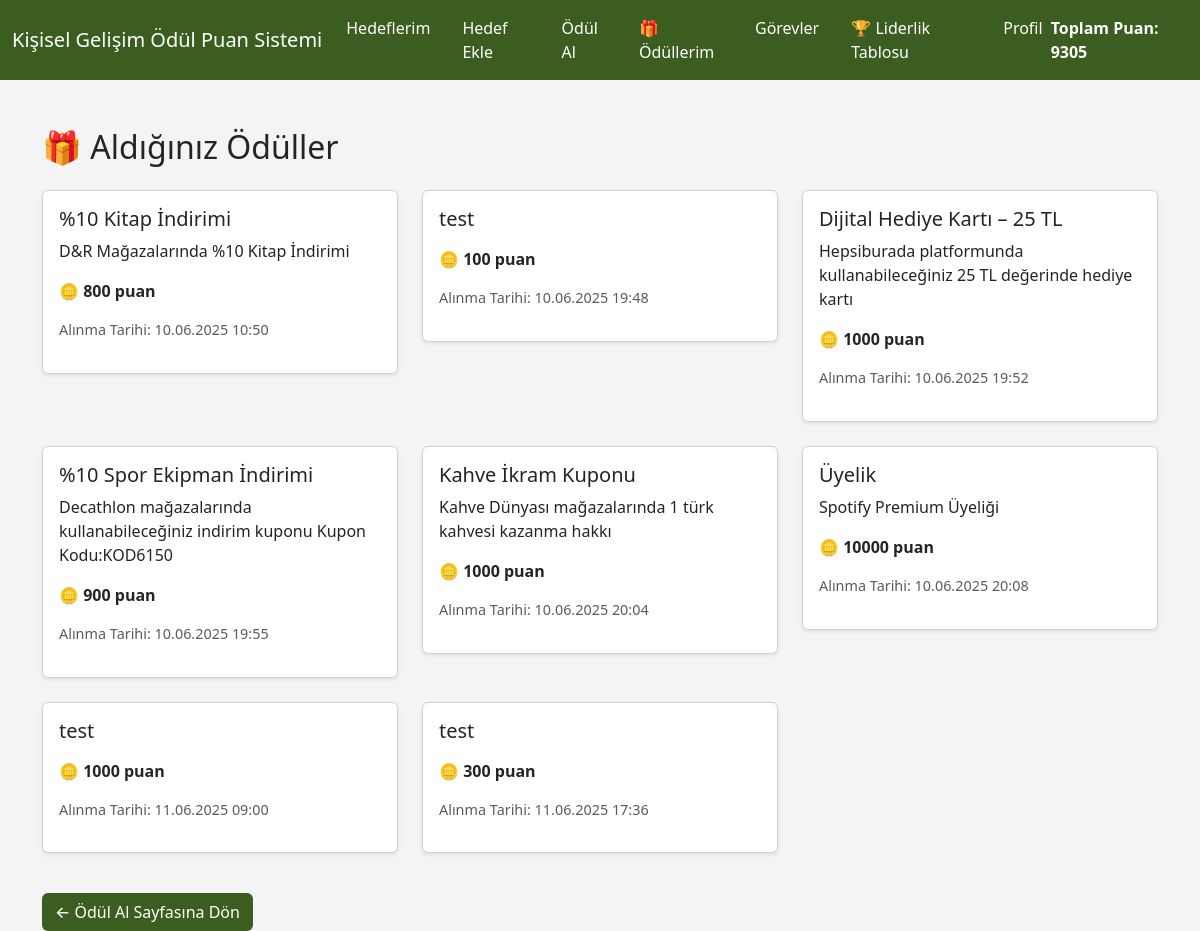
/accounts/my-rewards/ (signed in), run on the app's committed database.
### accounts/models.py (models this page shows, shortened)
class Profile(models.Model):
    user = models.OneToOneField(User, on_delete=models.CASCADE)
    points = models.IntegerField(default=0)
    last_login_bonus = models.DateField(null=True, blank=True)
    daily_bonus_claimed = models.DateField(null=True, blank=True)

class RewardHistory(models.Model):
    user = models.ForeignKey(User, on_delete=models.CASCADE)
    reward = models.ForeignKey(Reward, on_delete=models.CASCADE)
    redeemed_at = models.DateTimeField(auto_now_add=True)
    coupon_code = models.CharField(max_length=20, blank=True, null=True)  # 🎟️ Kişiye özel kupon
    class Meta:
        unique_together = ('user', 'reward')

class Reward(models.Model):
    name = models.CharField(max_length=255)  # Ödülün adı
    description = models.TextField(blank=True, null=True)  # Ödül açıklaması
    points_required = models.IntegerField()  # Ödülü almak için gereken puan

### accounts/views.py (the view)
# urls.py: path('my-rewards/', views.my_rewards, name='my_rewards'),
@login_required
def my_rewards(request):
    user_rewards = RewardHistory.objects.filter(user=request.user).select_related('reward')
    return render(request, 'accounts/my_rewards.html', {'user_rewards': user_rewards})

### accounts/templates/accounts/my_rewards.html (shortened to what this page needs)
<!DOCTYPE html>
<html lang="tr">
<head>
  <link href="https://cdn.jsdelivr.net/npm/bootstrap@5.3.0/dist/css/bootstrap.min.css" rel="stylesheet" />
</head>
<body>
<nav class="navbar navbar-expand-lg navbar-custom">
  <div class="container-fluid">
    <a class="navbar-brand" href="{% url 'home' %}">Kişisel Gelişim Ödül Puan Sistemi</a>
    <div>
      <ul class="navbar-nav me-auto mb-2 mb-lg-0 d-flex flex-row gap-3">
        <li class="nav-item"><a class="nav-link" href="{% url 'goal_list' %}">Hedeflerim</a></li>
        <li class="nav-item"><a class="nav-link" href="{% url 'add_goal' %}">Hedef Ekle</a></li>
        <li class="nav-item"><a class="nav-link" href="{% url 'reward_list' %}">Ödül Al</a></li>
        <li class="nav-item"><a class="nav-link" href="{% url 'my_rewards' %}">🎁 Ödüllerim</a></li>
        <li class="nav-item"><a class="nav-link" href="{% url 'task_pool' %}">Görevler</a></li>
        <li class="nav-item"><a class="nav-link" href="{% url 'leaderboard' %}">🏆 Liderlik Tablosu</a></li>
        <li class="nav-item"><a class="nav-link" href="{% url 'profile' %}">Profil</a></li>
      </ul>
    </div>
    <span class="text-white fw-bold">Toplam Puan: {{ user.profile.points }}</span>
  </div>
</nav>
<div class="container mt-5">
  <h2 class="mb-4">🎁 Aldığınız Ödüller</h2>
  {% if user_rewards %}
    <div class="row">
      {% for item in user_rewards %}
        <div class="col-md-4 mb-4">
          <div class="card shadow-sm">
            <div class="card-body">
              <h5 class="card-title">{{ item.reward.name }}</h5>
              <p class="card-text">{{ item.reward.description }}</p>
              <p><strong>🪙 {{ item.reward.points_required }} puan</strong></p>
              <p class="text-muted" style="font-size: 0.9em;">Alınma Tarihi: {{ item.redeemed_at|date:"d.m.Y H:i" }}</p>
            </div>
          </div>
        </div>
      {% endfor %}
    </div>
  {% else %}
    <div class="alert alert-info">Henüz hiç ödül almadınız.</div>
  {% endif %}
  <a href="{% url 'reward_list' %}" class="btn mt-3" style="background-color: #3b5d20; color: white; font-weight: 500;">
    ← Ödül Al Sayfasına Dön
  </a>
</div>
</body>
</html>

### accounts/templates/accounts/my_rewards.html (style rules this page uses)
body { background-color: #f4f4f4; }
.navbar-custom { background-color: #3b5d20; }
.navbar-custom .nav-link, .navbar-custom .navbar-brand { color: white; }

### data on the page
RewardHistory: reward.name "%10 Kitap İndirimi", reward.description "D&R Mağazalarında %10 Kitap İndirimi", reward.points_required "800", redeemed_at "10.06.2025 10:50"
RewardHistory: reward.name "test", reward.points_required "100", redeemed_at "10.06.2025 19:48"
RewardHistory: reward.name "Dijital Hediye Kartı – 25 TL", reward.description "Hepsiburada platformunda kullanabileceğiniz 25 TL değerinde hediye kartı", reward.points_required "1000", redeemed_at "10.06.2025 19:52"
RewardHistory: reward.name "%10 Spor Ekipman İndirimi", reward.description "Decathlon mağazalarında kullanabileceğiniz indirim kuponu Kupon Kodu:KOD6150", reward.points_required "900", redeemed_at "10.06.2025 19:55"
RewardHistory: reward.name "Kahve İkram Kuponu", reward.description "Kahve Dünyası mağazalarında 1 türk kahvesi kazanma hakkı", reward.points_required "1000", redeemed_at "10.06.2025 20:04"
RewardHistory: reward.name "Üyelik", reward.description "Spotify Premium Üyeliği", reward.points_required "10000", redeemed_at "10.06.2025 20:08"
RewardHistory: reward.name "test", reward.points_required "1000", redeemed_at "11.06.2025 09:00"
RewardHistory: reward.name "test", reward.points_required "300", redeemed_at "11.06.2025 17:36"

### other printed values
{{ user.profile.points }} "9305"
